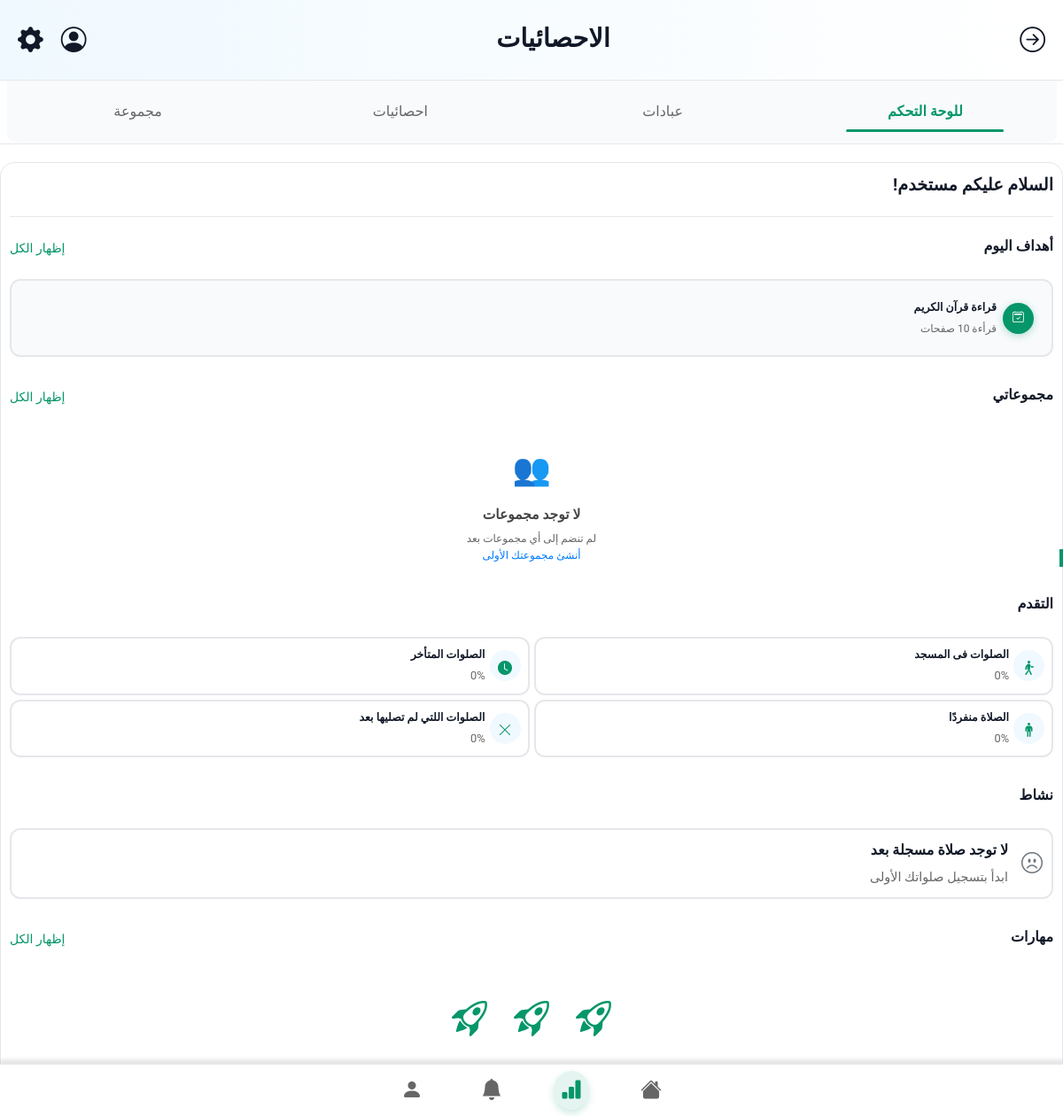
/statistics.php (signed in), run on an earlier commit of the app's database.
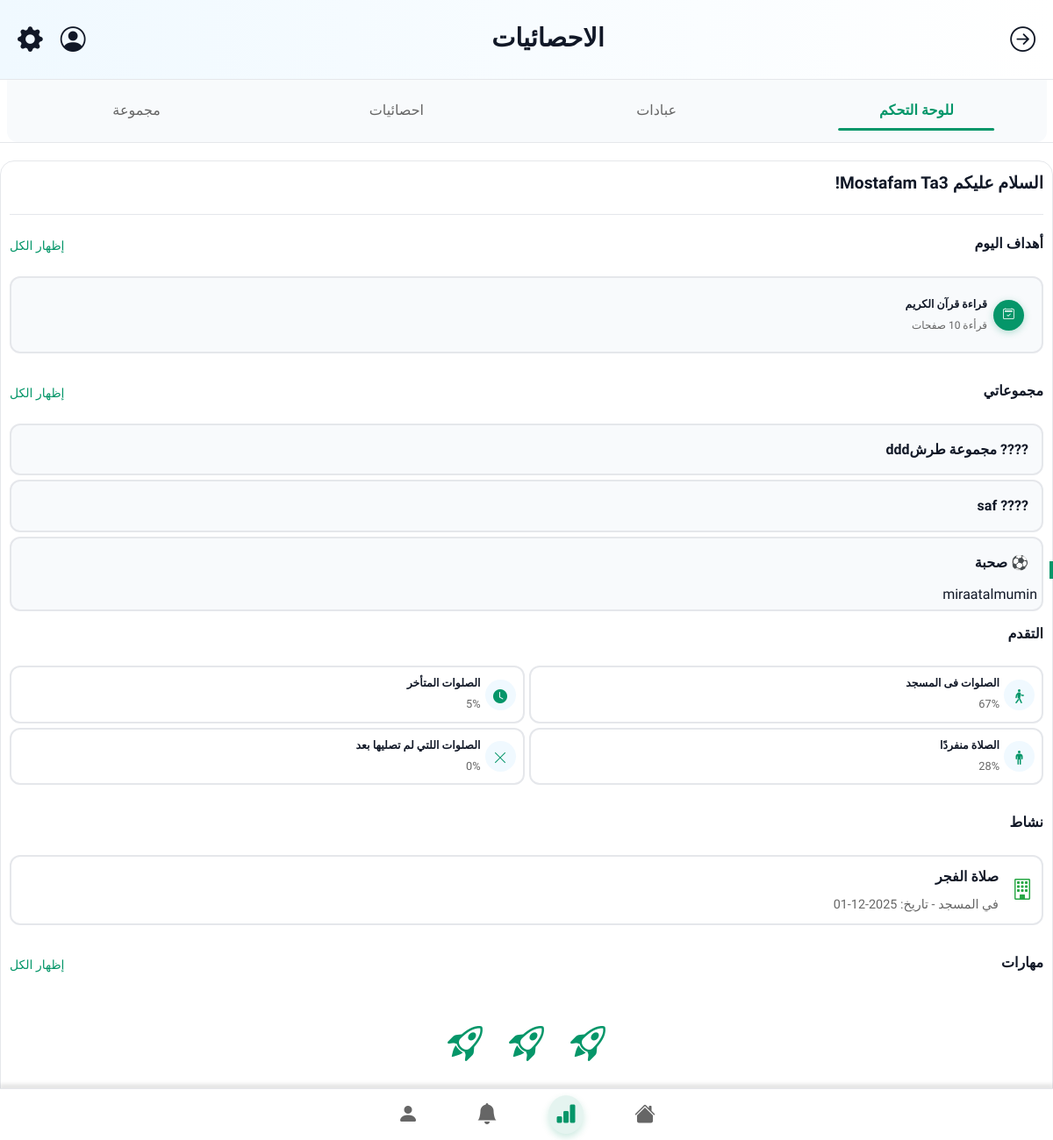
And on a later commit of the database.
### tables this page shows
CREATE TABLE `groups` (
  `id` int(11) NOT NULL,
  `user_id` int(11) NOT NULL,
  `group_name` varchar(255) NOT NULL,
  `emoji` varchar(10) DEFAULT '?',
  `group_type` enum('public','private') NOT NULL DEFAULT 'private',
  `description` varchar(500) DEFAULT NULL,
  `join_code` varchar(100) NOT NULL,
  `join_link` varchar(500) NOT NULL,
  `created_by` int(11) NOT NULL,
  `created_at` timestamp NOT NULL DEFAULT current_timestamp(),
  `group_image` varchar(255) DEFAULT NULL,
  `hide_group_name` tinyint(1) DEFAULT 0,
  `hide_group_image` tinyint(1) DEFAULT 0,
  `allow_public_members_view` tinyint(1) DEFAULT 0,
  `custom_join_link` varchar(100) DEFAULT NULL,
  `settings_updated_at` timestamp NULL DEFAULT NULL,
  `telegram_bot_token` varchar(255) DEFAULT NULL,
  `telegram_chat_id` varchar(100) DEFAULT NULL,
  `telegram_username` varchar(100) DEFAULT NULL,
  `telegram_linked_at` timestamp NULL DEFAULT NULL,
  `telegram_notifications` tinyint(1) DEFAULT 1
);

CREATE TABLE `prayer_records` (
  `id` int(11) NOT NULL,
  `user_id` int(11) NOT NULL,
  `prayer_name` varchar(20) NOT NULL,
  `date` date NOT NULL,
  `status` varchar(20) NOT NULL COMMENT 'prayed_in_mosque, prayed_alone, not_prayed, delayed',
  `created_at` timestamp NOT NULL DEFAULT current_timestamp()
);

### statistics.php (the view, shortened to what the changed rows need)
<?php
require_once 'includes/config.php';
?>
<!DOCTYPE html>
<html lang="ar" dir="rtl">
<head>
    <link rel="stylesheet" href="assets/css/statistics.css">
    <link rel="stylesheet" href="assets/css/styles.css">
    <link rel="stylesheet" href="https://cdn.jsdelivr.net/npm/bootstrap-icons@1.13.1/font/bootstrap-icons.min.css">
</head>
<body>
    <main>
        <header>
            <div class="header-content">
                <div class="header-title">
                    <h2>الاحصائيات</h2>
                </div>
            </div>
        </header>
    </main>
    <section class="bourd">
        <div class="content-if">
            <div class="welcome-back-user">
                <h1>السلام عليكم <?php echo htmlspecialchars($_SESSION['username'] ?? 'مستخدم'); ?>!</h1>
                <hr>
                <div class="al-ebadat" id="al-ebadat">
                    <div class="sei-abady">
                    </div>
                    <div class="view-cat">
                    </div>
                </div>
                <div class="Short-groubs">
                    <div class="sei-abady">
                    </div>
                    <?php
                    $user_id = $_SESSION['user_id'] ?? null;
                    if ($user_id) {
                        $stmt = $pdo->prepare("
                            SELECT g.id, g.group_name, g.emoji, g.description
                            FROM `groups` g
                            INNER JOIN `group_members` gm ON g.id = gm.group_id
                            WHERE gm.user_id = :user_id
                            ORDER BY gm.joined_at DESC
                            LIMIT 3
                        ");
                        $stmt->bindParam(':user_id', $user_id, PDO::PARAM_INT);
                        $stmt->execute();
                        $groups = $stmt->fetchAll(PDO::FETCH_ASSOC);
                    } else {
                        $groups = [];
                    }
                    ?>
                    <div class="cat-groubs-list">
                        <?php if (count($groups) > 0): ?>
                            <?php foreach ($groups as $group): ?>
                                <div class="cat-groubs"
                                    onclick="window.location.href='groups/group_details.php?id=<?php echo $group['id']; ?>'"
                                    style="cursor: pointer;">
                                    <h2 style="margin: 0;">
                                        <?php echo htmlspecialchars($group['emoji'] . ' ' . $group['group_name']); ?>
                                    </h2>
                                    <?php if (!empty($group['description'])): ?>
                                        <p><?php echo htmlspecialchars($group['description']); ?></p>
                                    <?php endif; ?>
                                </div>
                            <?php endforeach; ?>
                        <?php else: ?>
                            <div class="no-groups-message" style="text-align: center; padding: 20px 10px; color: #666;">
                                <div style="font-size: 35px; margin-bottom: 10px;">
                                    👥
                                </div>
                                <h3 style="margin: 0 0 5px 0; color: #444; font-size: 15.5px;">لا توجد مجموعات</h3>
                                <p style="margin: 0; font-size: 12px; line-height: 1.6;">
                                    لم تنضم إلى أي مجموعات بعد<br>
                                    <a href="groups.php" style="color: #007bff; text-decoration: none;">
                                        أنشئ مجموعتك الأولى
                                    </a>
                                </p>
                            </div>
                        <?php endif; ?>
                    </div>
                </div>
                <?php
                $user_id = $_SESSION['user_id'] ?? 0;
                $total_sql = "SELECT COUNT(*) as total FROM prayer_records WHERE user_id = :user_id";
                $total_stmt = $pdo->prepare($total_sql);
                $total_stmt->execute([':user_id' => $user_id]);
                $total_result = $total_stmt->fetch(PDO::FETCH_ASSOC);
                $total_prayers = $total_result['total'];
                if ($total_prayers == 0) {
                    $mosque_percentage = 0;
                    $delayed_percentage = 0;
                    $alone_percentage = 0;
                } else {
                    $mosque_sql = "SELECT COUNT(*) as count FROM prayer_records
                                WHERE user_id = :user_id AND status = 'prayed_in_mosque'";
                    $mosque_stmt = $pdo->prepare($mosque_sql);
                    $mosque_stmt->execute([':user_id' => $user_id]);
                    $mosque_result = $mosque_stmt->fetch(PDO::FETCH_ASSOC);
                    $mosque_percentage = round(($mosque_result['count'] / $total_prayers) * 100);
                    $delayed_sql = "SELECT COUNT(*) as count FROM prayer_records
                                    WHERE user_id = :user_id AND status = 'delayed'";
                    $delayed_stmt = $pdo->prepare($delayed_sql);
                    $delayed_stmt->execute([':user_id' => $user_id]);
                    $delayed_result = $delayed_stmt->fetch(PDO::FETCH_ASSOC);
                    $delayed_percentage = round(($delayed_result['count'] / $total_prayers) * 100);
                    $alone_sql = "SELECT COUNT(*) as count FROM prayer_records
                                WHERE user_id = :user_id AND status = 'prayed_alone'";
                    $alone_stmt = $pdo->prepare($alone_sql);
                    $alone_stmt->execute([':user_id' => $user_id]);
                    $alone_result = $alone_stmt->fetch(PDO::FETCH_ASSOC);
                    $alone_percentage = round(($alone_result['count'] / $total_prayers) * 100);
                }
                ?>
                <div class="sei-abady">
                    <h4>التقدم</h4>
                </div>
                <div class="tqadm">
                    <div class="item-one">
                        <a href="#al-ebadat">
                            <div class="done-item-one">
                                <p>الصلوات فى المسجد</p>
                                <span><?php echo $mosque_percentage; ?>%</span>
                            </div>
                        </a>
                    </div>
                    <div class="item-one">
                        <a href="#">
                            <div class="done-item-one">
                                <p>الصلوات المتأخر</p>
                                <span><?php echo $delayed_percentage; ?>%</span>
                            </div>
                        </a>
                    </div>
                    <div class="item-one">
                        <a href="#al-ebadat">
                            <div class="done-item-one">
                                <p>الصلاة منفردًا</p>
                                <span><?php echo $alone_percentage; ?>%</span>
                            </div>
                        </a>
                    </div>
                    <div class="item-one">
                    </div>
                </div>
                <div class="history">
                    <div class="sei-abady">
                    </div>
                    <?php
                    $user_id = $_SESSION['user_id'] ?? 0;
                    $sql = "SELECT prayer_name, status, date, created_at
                            FROM prayer_records
                            WHERE user_id = :user_id
                            AND status IN ('prayed_in_mosque', 'prayed_alone', 'delayed')
                            ORDER BY created_at DESC
                            LIMIT 1";
                    $stmt = $pdo->prepare($sql);
                    $stmt->execute([':user_id' => $user_id]);
                    $last_prayer = $stmt->fetch(PDO::FETCH_ASSOC);
                    if (!$last_prayer) {
                        echo '<div class="hi-card">
                                <div class="item-card">
                                    <i class="bi bi-emoji-frown" style="color: #6c757d;"></i>
                                    <div class="hi-ti">
                                        <p>لا توجد صلاة مسجلة بعد</p>
                                        <span>ابدأ بتسجيل صلواتك الأولى</span>
                                    </div>
                                </div>
                            </div>';
                    } else {
                        $icon = '';
                        $status_text = '';
                        $color = '';
                        switch ($last_prayer['status']) {
                            case 'prayed_in_mosque':
                                $icon = 'bi-building';
                                $status_text = 'في المسجد';
                                $color = '#28a745';
                                break;
                        }
                        $date_formatted = date('Y-m-d', strtotime($last_prayer['date']));
                        echo '<div class="hi-card">
                                <div class="item-card">
                                    <i class="bi ' . $icon . '" style="color: ' . $color . ';"></i>
                                    <div class="hi-ti">
                                        <p>صلاة ' . htmlspecialchars($last_prayer['prayer_name']) . '</p>
                                        <span>' . $status_text . ' - تاريخ: ' . $date_formatted . '</span>
                                    </div>
                                </div>
                            </div>';
                    }
                    ?>
                </div>
                <div class="skills">
                    <div class="sei-abady">
                    </div>
                    <div class="totle-skills">
                    </div>
                </div>
            </div>
        </div>
    </section>
</body>
</html>

What changed in the data, as far as the page shows it:
added groups: emoji+group_name "???? مجموعة طرشddd"
added groups: emoji+group_name "???? saf"
added groups: emoji+group_name "⚽ صحبة", description "miraatalmumin"
added prayer_records: prayer_name "الفجر", status "في المسجد", date "2025-12-01"
Also different on the page:
$_SESSION['username']: "مستخدم" → "Mostafam Ta3"
$mosque_percentage: "0" → "67"
$delayed_percentage: "0" → "5"
$alone_percentage: "0" → "28"
text no longer shown: "👥 لا توجد مجموعات لم تنضم إلى أي مجموعات بعد أنشئ مجموعتك الأولى لا توجد صلاة مسجلة بعد ابدأ بتسجيل صلواتك الأولى"
text now shown: "صلاة - تاريخ:"
